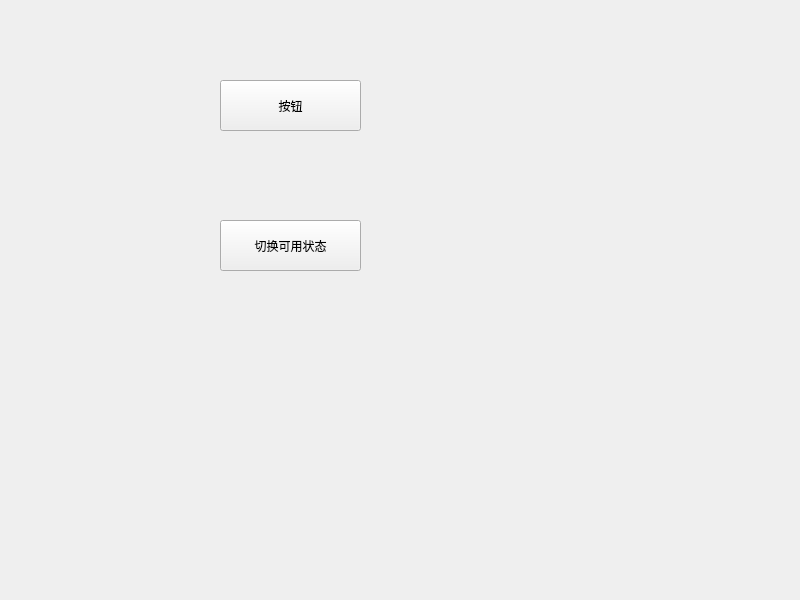
<?xml version="1.0" encoding="UTF-8"?>
<ui version="4.0">
 <class>Widget</class>
 <widget class="QWidget" name="Widget">
  <property name="geometry">
   <rect>
    <x>0</x>
    <y>0</y>
    <width>800</width>
    <height>600</height>
   </rect>
  </property>
  <property name="windowTitle">
   <string>Widget</string>
  </property>
  <widget class="QPushButton" name="pushButton">
   <property name="geometry">
    <rect>
     <x>220</x>
     <y>80</y>
     <width>141</width>
     <height>51</height>
    </rect>
   </property>
   <property name="text">
    <string>按钮</string>
   </property>
  </widget>
  <widget class="QPushButton" name="pushButton_enable">
   <property name="geometry">
    <rect>
     <x>220</x>
     <y>220</y>
     <width>141</width>
     <height>51</height>
    </rect>
   </property>
   <property name="text">
    <string>切换可用状态</string>
   </property>
  </widget>
 </widget>
 <resources/>
 <connections/>
</ui>
